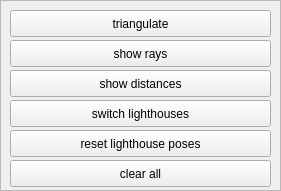
  <widget class="QFrame" name="frame_3">
   <property name="geometry">
    <rect>
     <x>10</x>
     <y>170</y>
     <width>281</width>
     <height>191</height>
    </rect>
   </property>
   <property name="frameShape">
    <enum>QFrame::StyledPanel</enum>
   </property>
   <property name="frameShadow">
    <enum>QFrame::Raised</enum>
   </property>
   <widget class="QPushButton" name="triangulate">
    <property name="geometry">
     <rect>
      <x>10</x>
      <y>10</y>
      <width>261</width>
      <height>27</height>
     </rect>
    </property>
    <property name="text">
     <string>triangulate</string>
    </property>
    <property name="checkable">
     <bool>true</bool>
    </property>
    <property name="checked">
     <bool>false</bool>
    </property>
   </widget>
   <widget class="QPushButton" name="switch_lighthouses">
    <property name="geometry">
     <rect>
      <x>10</x>
      <y>100</y>
      <width>261</width>
      <height>27</height>
     </rect>
    </property>
    <property name="text">
     <string>switch lighthouses</string>
    </property>
    <property name="checkable">
     <bool>true</bool>
    </property>
   </widget>
   <widget class="QPushButton" name="reset_lighthouse_poses">
    <property name="geometry">
     <rect>
      <x>10</x>
      <y>130</y>
      <width>261</width>
      <height>27</height>
     </rect>
    </property>
    <property name="text">
     <string>reset lighthouse poses</string>
    </property>
   </widget>
   <widget class="QPushButton" name="show_rays">
    <property name="geometry">
     <rect>
      <x>10</x>
      <y>40</y>
      <width>261</width>
      <height>27</height>
     </rect>
    </property>
    <property name="text">
     <string>show rays</string>
    </property>
    <property name="checkable">
     <bool>true</bool>
    </property>
   </widget>
   <widget class="QPushButton" name="show_distances">
    <property name="geometry">
     <rect>
      <x>10</x>
      <y>70</y>
      <width>261</width>
      <height>27</height>
     </rect>
    </property>
    <property name="text">
     <string>show distances</string>
    </property>
    <property name="checkable">
     <bool>true</bool>
    </property>
   </widget>
   <widget class="QPushButton" name="clear_all">
    <property name="geometry">
     <rect>
      <x>10</x>
      <y>160</y>
      <width>261</width>
      <height>27</height>
     </rect>
    </property>
    <property name="text">
     <string>clear all</string>
    </property>
   </widget>
  </widget>
